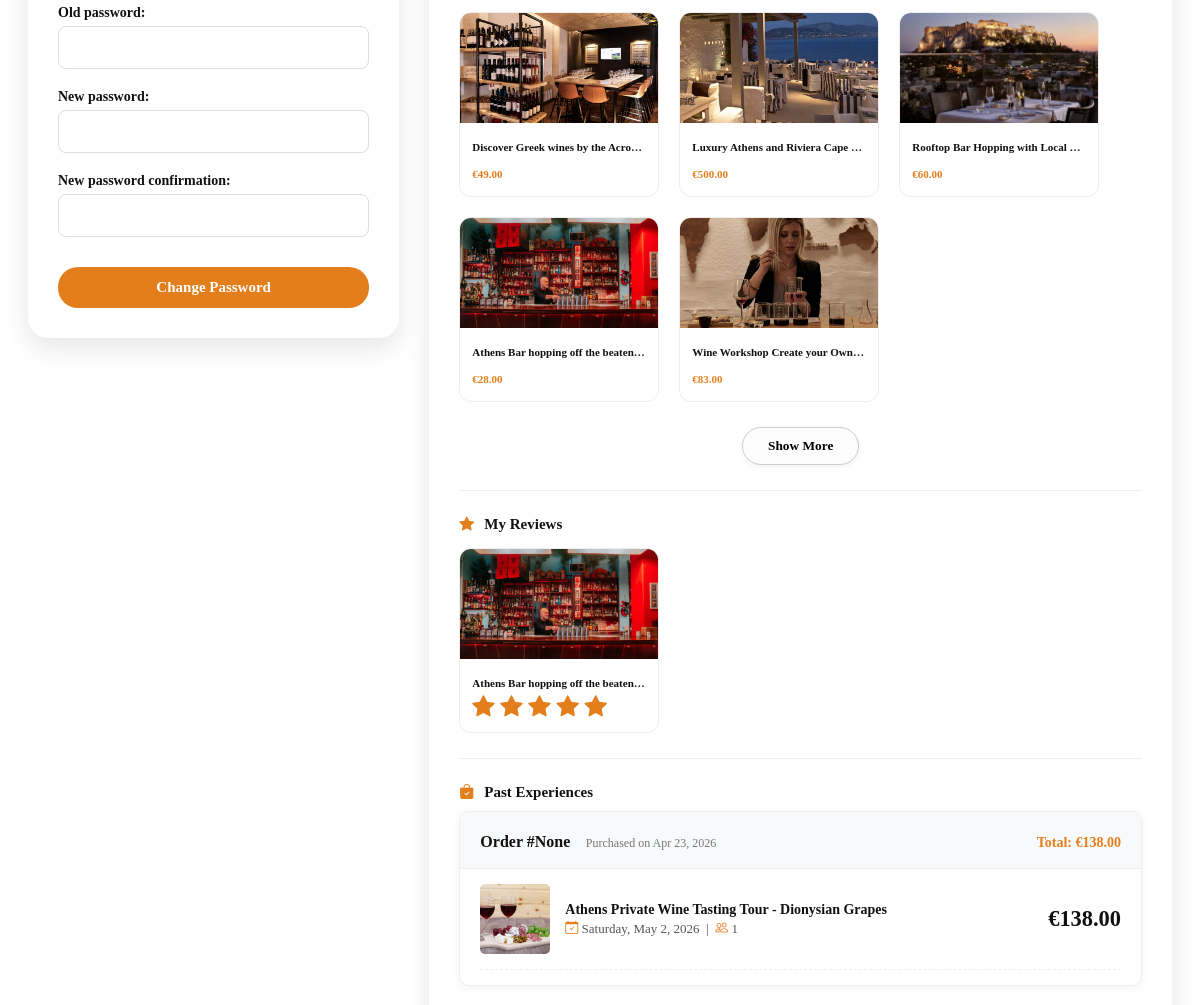
/users/dashboard/ (signed in, middle part), run on an earlier commit of the app's database.
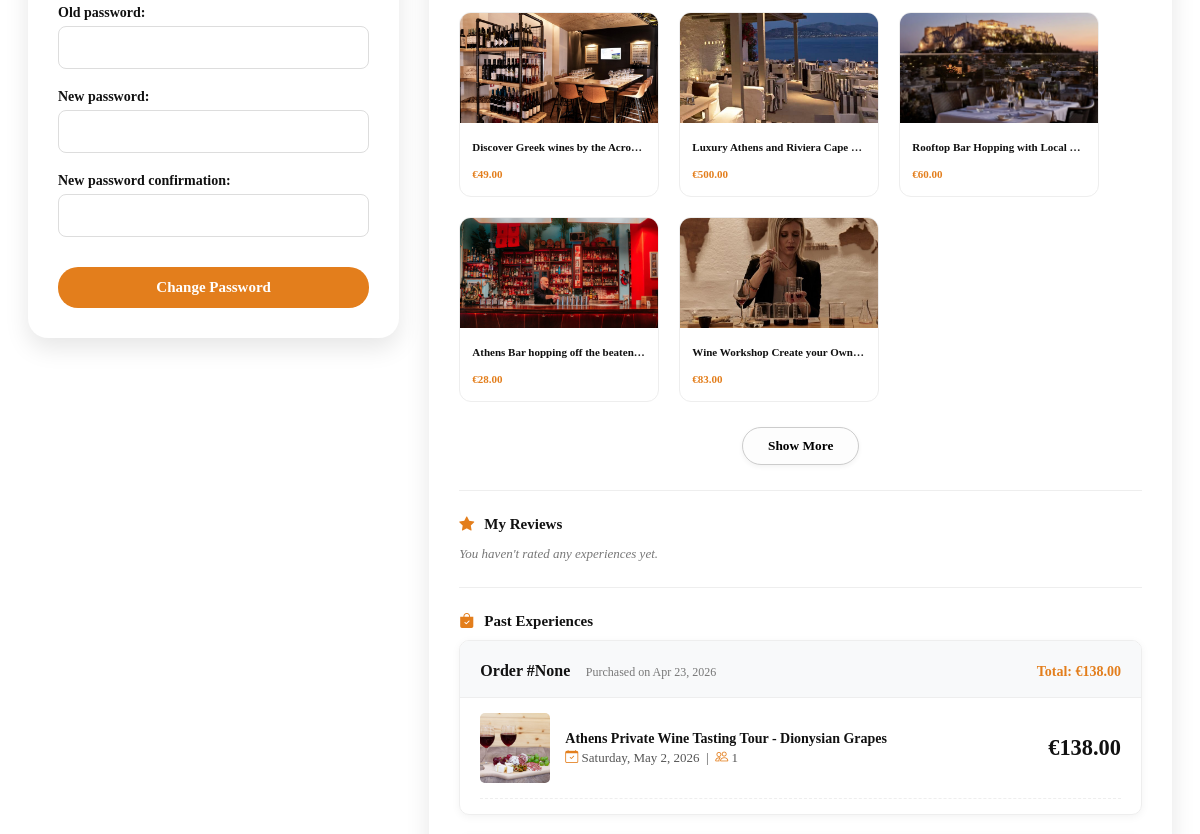
And on a later commit of the database.
### experiences/models.py (models this page shows, shortened)
class Experience(models.Model):
    title = models.CharField(max_length=100)
    category = models.ForeignKey(Category, on_delete=models.CASCADE)
    subcategory = models.ForeignKey(Subcategory, on_delete=models.SET_NULL, blank=True, null=True)
    description = models.TextField()
    image = models.ImageField(upload_to='experiences/')
    price = models.DecimalField(max_digits=6, decimal_places=2)
    duration = models.DecimalField(max_digits=3, decimal_places=1)

class Review(models.Model):
    experience = models.ForeignKey(Experience, on_delete=models.CASCADE, related_name='reviews')
    user = models.ForeignKey(settings.AUTH_USER_MODEL, on_delete=models.CASCADE)
    rating = models.IntegerField(validators=[MinValueValidator(1), MaxValueValidator(5)])
    comment = models.TextField(blank=True, null=True)
    created_at = models.DateTimeField(auto_now_add=True)
    class Meta:
        unique_together = ('user', 'experience')

### orders/models.py (models this page shows, shortened)
class Order(models.Model):
    user = models.ForeignKey(settings.AUTH_USER_MODEL, on_delete=models.CASCADE, related_name='orders')
    total_price = models.DecimalField(max_digits=10, decimal_places=2)
    created_at = models.DateTimeField(auto_now_add=True)
    user_order_number = models.PositiveIntegerField(null=True, blank=True)

class OrderItem(models.Model):
    order = models.ForeignKey(Order, on_delete=models.CASCADE, related_name='items')
    experience = models.ForeignKey(Experience, on_delete=models.SET_NULL, null=True)
    price = models.DecimalField(max_digits=10, decimal_places=2)
    quantity = models.PositiveIntegerField(default=1)
    booking_date = models.DateField(null=True, blank=True)

### users/views.py (the view, shortened to what this page needs)
# urls.py: path('dashboard/', views.dashboard, name='dashboard'),
@login_required
def dashboard(request):
    u_form = UserUpdateForm(instance=request.user)
    p_form = CustomPasswordChangeForm(user=request.user)
    profile, created = Profile.objects.get_or_create(user=request.user)
    user_reviews = Review.objects.filter(user=request.user).order_by('-created_at')
    recently_viewed_ids = request.session.get('recently_viewed', [])
    recently_viewed_exps = []
    if recently_viewed_ids:
        exps = Experience.objects.filter(id__in=recently_viewed_ids)
        exp_dict = {exp.id: exp for exp in exps}
        recently_viewed_exps = [exp_dict[i] for i in recently_viewed_ids if i in exp_dict]
    purchases = Order.objects.filter(user=request.user).order_by('-created_at')
    context = {
        'u_form': u_form,
        'p_form': p_form,
        'recently_viewed': [],
        'ratings': [],
        'purchases': [],
        'favorites': profile.favorites.all(),
        'user_reviews': user_reviews,
        'recently_viewed': recently_viewed_exps,
        'purchases': purchases,
    }
    return render(request, 'users/dashboard.html', context)

### users/forms.py
class UserUpdateForm(forms.ModelForm):
    username = forms.CharField(max_length=20, min_length=4)
    email = forms.EmailField(max_length=35, required=True)
    class Meta:
        model = User
        fields = ['username', 'email']
    def __init__(self, *args, **kwargs):
        super().__init__(*args, **kwargs)
        for field in self.fields.values():
            field.help_text = ''

class CustomPasswordChangeForm(PasswordChangeForm):
    def __init__(self, *args, **kwargs):
        super().__init__(*args, **kwargs)
        for field in self.fields.values():
            field.help_text = ''
        for field_name, field in self.fields.items():
            field.widget.attrs['maxlength'] = '30'

### orders/context_processors.py (called while the page is built)
def cart_processor(request):
    cart = request.session.get('cart', {})
    cart_item_count = len(cart)
    return {'cart_item_count': cart_item_count}

### users/templates/users/dashboard.html (shortened to what the changed rows need)
{% extends 'home/base.html' %}
{% load static %}
{% block extra_css %}
    <link rel="stylesheet" href="{% static 'css/users.css' %}">
    <link rel="stylesheet" href="{% static 'css/cart.css' %}">
{% endblock %}
{% block content %}
<div class="dashboard-container">
    <div class="dashboard-grid">
        <div class="dashboard-card">
             <div class="activity-section">
                {% if favorites %}
                    <div class="favorites-grid" id="favorites-grid">
                        {% for item in favorites %}
                            <div class="favorite-mini-card" id="favorite-card-{{ item.id }}">
                                <a href="{% url 'experience_detail' item.id %}" class="favorite-content">
                                    <img src="{{ item.image.url }}" alt="{{ item.title }}">
                                    <div class="favorite-details">
                                        <h4>{{ item.title }}</h4>
                                        <span class="favorite-price">€{{ item.price }}</span>
                                    </div>
                                </a>
                            </div>
                        {% endfor %}
                    </div>
                {% else %}
                    <p class="empty-message">Your favorites list is currently empty. Start exploring!</p>
                {% endif %}
            </div>
            <div class="activity-section">
                <h3><i class="bi bi-star-fill"></i> My Reviews</h3>
                {% if user_reviews %}
                    <div class="favorites-grid" id="ratings-grid">
                        {% for review in user_reviews %}
                            <div class="favorite-mini-card">
                                <a href="{% url 'experience_detail' review.experience.id %}#reviews-section" class="favorite-content">
                                    <img src="{{ review.experience.image.url }}" alt="{{ review.experience.title }}">
                                    <div class="favorite-details">
                                        <h4>{{ review.experience.title }}</h4>
                                        <div>
                                            {% for i in "12345"|make_list %}
                                                {% if forloop.counter <= review.rating %}
                                                    <i class="bi bi-star-fill"></i>
                                                {% else %}
                                                    <i class="bi bi-star"></i>
                                                {% endif %}
                                            {% endfor %}
                                        </div>
                                    </div>
                                </a>
                            </div>
                        {% endfor %}
                    </div>
                {% else %}
                    <p class="empty-message">You haven't rated any experiences yet.</p>
                {% endif %}
            </div>
            <div class="activity-section">
                {% if purchases %}
                    <div class="orders-grid">
                        {% for order in purchases %}
                            <div class="order-card {% if forloop.counter > 3 %}extra-order{% endif %}"
                            {% if forloop.counter > 3 %}display: none;{% endif %}">
                                <div class="order-header">
                                    <div>
                                        <strong class="order-title">Order #{{ order.user_order_number }}</strong>
                                        <span class="order-date">
                                            Purchased on {{ order.created_at|date:"M d, Y" }}
                                        </span>
                                    </div>
                                    <div >
                                        <strong class="order-total">
                                            Total: €{{ order.total_price }}
                                        </strong>
                                    </div>
                                </div>
                                <div class="order-body">
                                    <ul class="order-list">
                                        {% for item in order.items.all %}
                                            <li class="order-item">
                                                <img src="{{ item.experience.image.url }}" alt="{{ item.experience.title }}">
                                                <div class="order-item-details">
                                                    <strong class="order-item-title">
                                                        {% if item.experience %}
                                                            {{ item.experience.title }}
                                                        {% else %}
                                                            Experience Unavailable
                                                        {% endif %}
                                                    </strong>
                                                    <span class="order-item-meta">
                                                        <i class="bi bi-calendar-check"></i> {{ item.booking_date|date:"l, F j, Y" }} &nbsp;|&nbsp;
                                                        <i class="bi bi-people"></i> {{ item.quantity }}
                                                    </span>
                                                </div>
                                                <div class="order-item-price">
                                                    €{{ item.price }}
                                                </div>
                                            </li>
                                        {% endfor %}
                                    </ul>
                                </div>
                            </div>
                        {% endfor %}
                    </div>
                    {% else %}
                        <p class="empty-message">You haven't booked any experiences yet.</p>
                {% endif %}
            </div>
        </div>
    </div>
</div>
{% endblock %}

What changed in the data, as far as the page shows it:
removed Review: experience.image (picture), experience "Athens Bar hopping off the beaten…", rating 5 (drawn)
Also different on the page:
text now shown: "You haven't rated any experiences yet."
